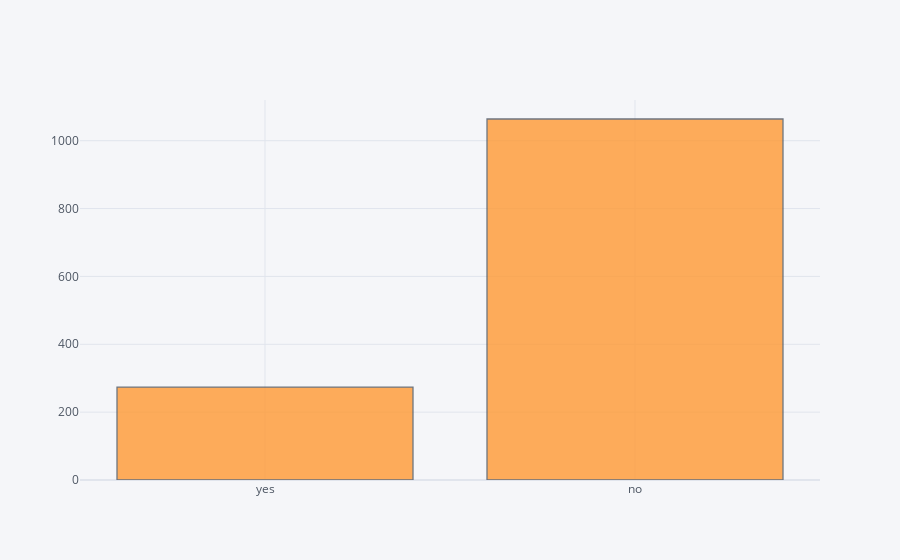

Notebook code for this chart:
### Code cell
df["smoker"].iplot(kind="hist")

### Figure 1 — Plotly figure (JSON) as saved in the notebook; plotly's stock layout.template omitted (floating-point values rounded to 4 significant figures; data arrays with more than 128 entries replaced by an {"elided": "..."} marker saying what was removed)
{"data": [{"histfunc": "count", "histnorm": "", "marker": {"color": "rgba(255, 153, 51, 1.0)", "line": {"color": "#4D5663", "width": 1.3}}, "name": "smoker", "opacity": 0.8, "orientation": "v", "type": "histogram", "x": {"elided": "1338 str values"}}], "layout": {"barmode": "overlay", "legend": {"bgcolor": "#F5F6F9", "font": {"color": "#4D5663"}}, "paper_bgcolor": "#F5F6F9", "plot_bgcolor": "#F5F6F9", "title": {"font": {"color": "#4D5663"}}, "xaxis": {"gridcolor": "#E1E5ED", "showgrid": true, "tickfont": {"color": "#4D5663"}, "title": {"font": {"color": "#4D5663"}, "text": ""}, "zerolinecolor": "#E1E5ED"}, "yaxis": {"gridcolor": "#E1E5ED", "showgrid": true, "tickfont": {"color": "#4D5663"}, "title": {"font": {"color": "#4D5663"}, "text": ""}, "zerolinecolor": "#E1E5ED"}}}
